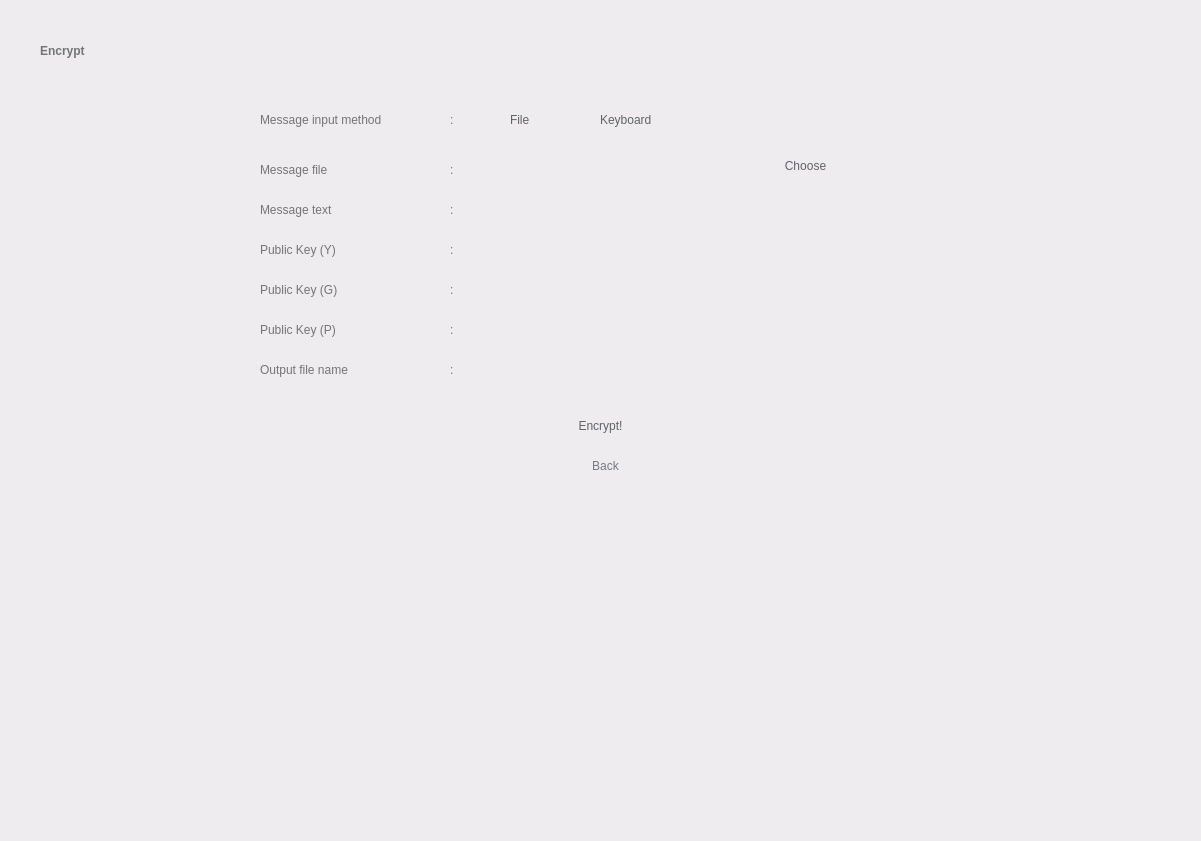
<?xml version="1.0" encoding="UTF-8"?>
<ui version="4.0">
 <class>Widget</class>
 <widget class="QWidget" name="Widget">
  <property name="geometry">
   <rect>
    <x>0</x>
    <y>0</y>
    <width>1201</width>
    <height>841</height>
   </rect>
  </property>
  <property name="windowTitle">
   <string>Widget</string>
  </property>
  <property name="styleSheet">
   <string notr="true">background-color: rgb(238, 236, 239);</string>
  </property>
  <widget class="QWidget" name="widget1" native="true">
   <property name="geometry">
    <rect>
     <x>0</x>
     <y>0</y>
     <width>1201</width>
     <height>841</height>
    </rect>
   </property>
   <property name="styleSheet">
    <string notr="true">QWidget#widget1 {background-color: rgb(246, 245, 247);};

</string>
   </property>
   <widget class="QLabel" name="label">
    <property name="geometry">
     <rect>
      <x>40</x>
      <y>30</y>
      <width>241</width>
      <height>41</height>
     </rect>
    </property>
    <property name="styleSheet">
     <string notr="true">background-color: rgba(255, 255, 255, 0);
color: rgb(116, 116, 118);
font: 36pt &quot;Product Sans&quot;;
font-weight: bold;
</string>
    </property>
    <property name="text">
     <string>Encrypt</string>
    </property>
    <property name="alignment">
     <set>Qt::AlignLeading|Qt::AlignLeft|Qt::AlignVCenter</set>
    </property>
   </widget>
   <widget class="QPushButton" name="goButton">
    <property name="geometry">
     <rect>
      <x>520</x>
      <y>400</y>
      <width>161</width>
      <height>51</height>
     </rect>
    </property>
    <property name="styleSheet">
     <string notr="true">font: 17pt &quot;Product Sans&quot;;
color: rgb(96, 99, 103);
border-radius: 25px;
</string>
    </property>
    <property name="text">
     <string>Encrypt!</string>
    </property>
   </widget>
   <widget class="QRadioButton" name="inputButton_1">
    <property name="geometry">
     <rect>
      <x>490</x>
      <y>110</y>
      <width>61</width>
      <height>20</height>
     </rect>
    </property>
    <property name="styleSheet">
     <string notr="true">font: 15pt &quot;Product Sans&quot;;
border-radius: 4px;
color: rgb(96, 99, 103);
background-color: rgba(255, 255, 255, 0);
</string>
    </property>
    <property name="text">
     <string>File</string>
    </property>
    <property name="autoExclusive">
     <bool>true</bool>
    </property>
    <attribute name="buttonGroup">
     <string notr="true">buttonGroup</string>
    </attribute>
   </widget>
   <widget class="QRadioButton" name="inputButton_2">
    <property name="geometry">
     <rect>
      <x>580</x>
      <y>110</y>
      <width>101</width>
      <height>20</height>
     </rect>
    </property>
    <property name="styleSheet">
     <string notr="true">font: 15pt &quot;Product Sans&quot;;
background-color: rgba(255, 255, 255, 0);
border-radius: 4px;
color: rgb(96, 99, 103);
</string>
    </property>
    <property name="text">
     <string>Keyboard</string>
    </property>
    <attribute name="buttonGroup">
     <string notr="true">buttonGroup</string>
    </attribute>
   </widget>
   <widget class="QLineEdit" name="inputFileField">
    <property name="geometry">
     <rect>
      <x>470</x>
      <y>150</y>
      <width>291</width>
      <height>31</height>
     </rect>
    </property>
    <property name="styleSheet">
     <string notr="true">border-radius: 2px;
padding-left: 10px;
color: rgb(116, 116, 118);
</string>
    </property>
    <property name="readOnly">
     <bool>true</bool>
    </property>
   </widget>
   <widget class="QLineEdit" name="yKeyField">
    <property name="geometry">
     <rect>
      <x>470</x>
      <y>230</y>
      <width>291</width>
      <height>31</height>
     </rect>
    </property>
    <property name="styleSheet">
     <string notr="true">border-radius: 2px;
padding-left: 10px;
color: rgb(116, 116, 118);
</string>
    </property>
   </widget>
   <widget class="QLineEdit" name="inputKeyboardField">
    <property name="geometry">
     <rect>
      <x>470</x>
      <y>190</y>
      <width>291</width>
      <height>31</height>
     </rect>
    </property>
    <property name="styleSheet">
     <string notr="true">border-radius: 2px;
padding-left: 10px;
color: rgb(116, 116, 118);
</string>
    </property>
    <property name="readOnly">
     <bool>true</bool>
    </property>
   </widget>
   <widget class="QPushButton" name="messageFileButton">
    <property name="geometry">
     <rect>
      <x>770</x>
      <y>150</y>
      <width>71</width>
      <height>31</height>
     </rect>
    </property>
    <property name="styleSheet">
     <string notr="true">font: 15pt &quot;Product Sans&quot;;
color: rgb(96, 99, 103);
border-radius: 15px;
</string>
    </property>
    <property name="text">
     <string>Choose</string>
    </property>
   </widget>
   <widget class="QLabel" name="label_6">
    <property name="geometry">
     <rect>
      <x>260</x>
      <y>110</y>
      <width>171</width>
      <height>20</height>
     </rect>
    </property>
    <property name="styleSheet">
     <string notr="true">background-color: rgba(255, 255, 255, 0);
font: 15pt &quot;Product Sans&quot;;
color: rgb(116, 116, 118);</string>
    </property>
    <property name="text">
     <string>Message input method</string>
    </property>
    <property name="alignment">
     <set>Qt::AlignLeading|Qt::AlignLeft|Qt::AlignVCenter</set>
    </property>
   </widget>
   <widget class="QLabel" name="label_7">
    <property name="geometry">
     <rect>
      <x>260</x>
      <y>160</y>
      <width>171</width>
      <height>20</height>
     </rect>
    </property>
    <property name="styleSheet">
     <string notr="true">background-color: rgba(255, 255, 255, 0);
font: 15pt &quot;Product Sans&quot;;
color: rgb(116, 116, 118);</string>
    </property>
    <property name="text">
     <string>Message file</string>
    </property>
    <property name="alignment">
     <set>Qt::AlignLeading|Qt::AlignLeft|Qt::AlignVCenter</set>
    </property>
   </widget>
   <widget class="QLabel" name="label_8">
    <property name="geometry">
     <rect>
      <x>260</x>
      <y>200</y>
      <width>171</width>
      <height>20</height>
     </rect>
    </property>
    <property name="styleSheet">
     <string notr="true">background-color: rgba(255, 255, 255, 0);
font: 15pt &quot;Product Sans&quot;;
color: rgb(116, 116, 118);</string>
    </property>
    <property name="text">
     <string>Message text</string>
    </property>
    <property name="alignment">
     <set>Qt::AlignLeading|Qt::AlignLeft|Qt::AlignVCenter</set>
    </property>
   </widget>
   <widget class="QLabel" name="label_10">
    <property name="geometry">
     <rect>
      <x>260</x>
      <y>240</y>
      <width>171</width>
      <height>20</height>
     </rect>
    </property>
    <property name="styleSheet">
     <string notr="true">background-color: rgba(255, 255, 255, 0);
font: 15pt &quot;Product Sans&quot;;
color: rgb(116, 116, 118);</string>
    </property>
    <property name="text">
     <string>Public Key (Y)</string>
    </property>
    <property name="alignment">
     <set>Qt::AlignLeading|Qt::AlignLeft|Qt::AlignVCenter</set>
    </property>
   </widget>
   <widget class="QLabel" name="label_12">
    <property name="geometry">
     <rect>
      <x>450</x>
      <y>200</y>
      <width>16</width>
      <height>20</height>
     </rect>
    </property>
    <property name="styleSheet">
     <string notr="true">background-color: rgba(255, 255, 255, 0);
font: 15pt &quot;Product Sans&quot;;
color: rgb(116, 116, 118);</string>
    </property>
    <property name="text">
     <string>:</string>
    </property>
    <property name="alignment">
     <set>Qt::AlignLeading|Qt::AlignLeft|Qt::AlignVCenter</set>
    </property>
   </widget>
   <widget class="QLabel" name="label_13">
    <property name="geometry">
     <rect>
      <x>450</x>
      <y>160</y>
      <width>16</width>
      <height>20</height>
     </rect>
    </property>
    <property name="styleSheet">
     <string notr="true">background-color: rgba(255, 255, 255, 0);
font: 15pt &quot;Product Sans&quot;;
color: rgb(116, 116, 118);</string>
    </property>
    <property name="text">
     <string>:</string>
    </property>
    <property name="alignment">
     <set>Qt::AlignLeading|Qt::AlignLeft|Qt::AlignVCenter</set>
    </property>
   </widget>
   <widget class="QLabel" name="label_15">
    <property name="geometry">
     <rect>
      <x>450</x>
      <y>110</y>
      <width>16</width>
      <height>20</height>
     </rect>
    </property>
    <property name="styleSheet">
     <string notr="true">background-color: rgba(255, 255, 255, 0);
font: 15pt &quot;Product Sans&quot;;
color: rgb(116, 116, 118);</string>
    </property>
    <property name="text">
     <string>:</string>
    </property>
    <property name="alignment">
     <set>Qt::AlignLeading|Qt::AlignLeft|Qt::AlignVCenter</set>
    </property>
   </widget>
   <widget class="QLabel" name="label_17">
    <property name="geometry">
     <rect>
      <x>450</x>
      <y>240</y>
      <width>16</width>
      <height>20</height>
     </rect>
    </property>
    <property name="styleSheet">
     <string notr="true">background-color: rgba(255, 255, 255, 0);
font: 15pt &quot;Product Sans&quot;;
color: rgb(116, 116, 118);</string>
    </property>
    <property name="text">
     <string>:</string>
    </property>
    <property name="alignment">
     <set>Qt::AlignLeading|Qt::AlignLeft|Qt::AlignVCenter</set>
    </property>
   </widget>
   <widget class="QPushButton" name="backButton">
    <property name="geometry">
     <rect>
      <x>570</x>
      <y>450</y>
      <width>71</width>
      <height>31</height>
     </rect>
    </property>
    <property name="styleSheet">
     <string notr="true">font: 12pt &quot;Product Sans&quot;;
color: rgb(118, 121, 128);
background-color: rgba(255, 255, 255, 0);
border-radius: 15px;
</string>
    </property>
    <property name="text">
     <string>Back</string>
    </property>
   </widget>
   <widget class="QLineEdit" name="gKeyField">
    <property name="geometry">
     <rect>
      <x>470</x>
      <y>270</y>
      <width>291</width>
      <height>31</height>
     </rect>
    </property>
    <property name="styleSheet">
     <string notr="true">border-radius: 2px;
padding-left: 10px;
color: rgb(116, 116, 118);
</string>
    </property>
   </widget>
   <widget class="QLabel" name="label_14">
    <property name="geometry">
     <rect>
      <x>260</x>
      <y>280</y>
      <width>171</width>
      <height>20</height>
     </rect>
    </property>
    <property name="styleSheet">
     <string notr="true">background-color: rgba(255, 255, 255, 0);
font: 15pt &quot;Product Sans&quot;;
color: rgb(116, 116, 118);</string>
    </property>
    <property name="text">
     <string>Public Key (G)</string>
    </property>
    <property name="alignment">
     <set>Qt::AlignLeading|Qt::AlignLeft|Qt::AlignVCenter</set>
    </property>
   </widget>
   <widget class="QLabel" name="label_19">
    <property name="geometry">
     <rect>
      <x>450</x>
      <y>280</y>
      <width>16</width>
      <height>20</height>
     </rect>
    </property>
    <property name="styleSheet">
     <string notr="true">background-color: rgba(255, 255, 255, 0);
font: 15pt &quot;Product Sans&quot;;
color: rgb(116, 116, 118);</string>
    </property>
    <property name="text">
     <string>:</string>
    </property>
    <property name="alignment">
     <set>Qt::AlignLeading|Qt::AlignLeft|Qt::AlignVCenter</set>
    </property>
   </widget>
   <widget class="QLineEdit" name="pKeyField">
    <property name="geometry">
     <rect>
      <x>470</x>
      <y>310</y>
      <width>291</width>
      <height>31</height>
     </rect>
    </property>
    <property name="styleSheet">
     <string notr="true">border-radius: 2px;
padding-left: 10px;
color: rgb(116, 116, 118);
</string>
    </property>
   </widget>
   <widget class="QLabel" name="label_11">
    <property name="geometry">
     <rect>
      <x>260</x>
      <y>320</y>
      <width>171</width>
      <height>20</height>
     </rect>
    </property>
    <property name="styleSheet">
     <string notr="true">background-color: rgba(255, 255, 255, 0);
font: 15pt &quot;Product Sans&quot;;
color: rgb(116, 116, 118);</string>
    </property>
    <property name="text">
     <string>Public Key (P)</string>
    </property>
    <property name="alignment">
     <set>Qt::AlignLeading|Qt::AlignLeft|Qt::AlignVCenter</set>
    </property>
   </widget>
   <widget class="QLabel" name="label_18">
    <property name="geometry">
     <rect>
      <x>450</x>
      <y>320</y>
      <width>16</width>
      <height>20</height>
     </rect>
    </property>
    <property name="styleSheet">
     <string notr="true">background-color: rgba(255, 255, 255, 0);
font: 15pt &quot;Product Sans&quot;;
color: rgb(116, 116, 118);</string>
    </property>
    <property name="text">
     <string>:</string>
    </property>
    <property name="alignment">
     <set>Qt::AlignLeading|Qt::AlignLeft|Qt::AlignVCenter</set>
    </property>
   </widget>
   <widget class="QLineEdit" name="outputFileField">
    <property name="geometry">
     <rect>
      <x>470</x>
      <y>350</y>
      <width>291</width>
      <height>31</height>
     </rect>
    </property>
    <property name="styleSheet">
     <string notr="true">border-radius: 2px;
padding-left: 10px;
color: rgb(116, 116, 118);
</string>
    </property>
   </widget>
   <widget class="QLabel" name="label_31">
    <property name="geometry">
     <rect>
      <x>260</x>
      <y>360</y>
      <width>171</width>
      <height>20</height>
     </rect>
    </property>
    <property name="styleSheet">
     <string notr="true">background-color: rgba(255, 255, 255, 0);
font: 15pt &quot;Product Sans&quot;;
color: rgb(116, 116, 118);</string>
    </property>
    <property name="text">
     <string>Output file name</string>
    </property>
    <property name="alignment">
     <set>Qt::AlignLeading|Qt::AlignLeft|Qt::AlignVCenter</set>
    </property>
   </widget>
   <widget class="QLabel" name="label_30">
    <property name="geometry">
     <rect>
      <x>450</x>
      <y>360</y>
      <width>16</width>
      <height>20</height>
     </rect>
    </property>
    <property name="styleSheet">
     <string notr="true">background-color: rgba(255, 255, 255, 0);
font: 15pt &quot;Product Sans&quot;;
color: rgb(116, 116, 118);</string>
    </property>
    <property name="text">
     <string>:</string>
    </property>
    <property name="alignment">
     <set>Qt::AlignLeading|Qt::AlignLeft|Qt::AlignVCenter</set>
    </property>
   </widget>
   <widget class="QLineEdit" name="messageOutput">
    <property name="geometry">
     <rect>
      <x>260</x>
      <y>520</y>
      <width>591</width>
      <height>181</height>
     </rect>
    </property>
    <property name="styleSheet">
     <string notr="true">border-radius: 2px;
padding-left: 10px;
color: rgb(116, 116, 118);
</string>
    </property>
   </widget>
  </widget>
 </widget>
 <resources/>
 <connections/>
 <buttongroups>
  <buttongroup name="buttonGroup"/>
 </buttongroups>
</ui>
